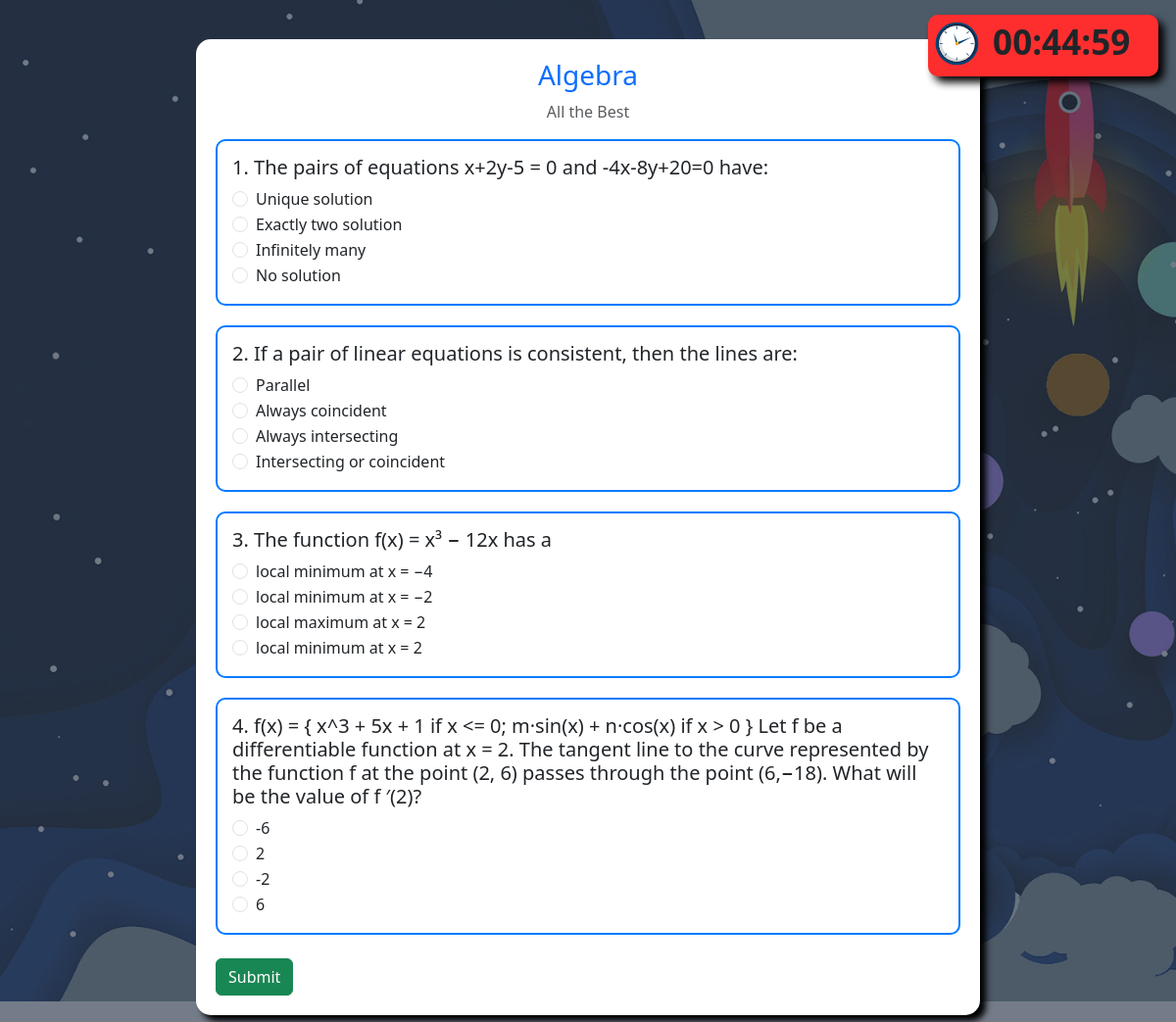
Page /user/start_quiz/2 (signed in) on the committed database.
### models/models.py (models this page shows)
class Quiz(db.Model):
    id = db.Column(db.Integer, primary_key=True)
    name = db.Column(db.String(100), nullable=False)
    chapter_id = db.Column(db.Integer, db.ForeignKey('chapter.id'), nullable=False)
    chapter_name = db.Column(db.String(100), nullable=True)
    subject_name = db.Column(db.String(100), nullable=False)
    date_of_quiz = db.Column(db.DateTime, default=datetime.utcnow)
    time_duration = db.Column(db.String(10))  # Format: HH:MM
    remarks = db.Column(db.Text, nullable=True)
    total_ques = db.Column(db.Integer, nullable=True)
    total_marks = db.Column(db.Integer, nullable=True, default=0)

class Question(db.Model):
    id = db.Column(db.Integer, primary_key=True)
    quiz_id = db.Column(db.Integer, db.ForeignKey('quiz.id'), nullable=False)
    chapter_id = db.Column(db.Integer,nullable=False)
    marks = db.Column(db.Integer, nullable=False)
    question_statement = db.Column(db.Text, nullable=False)
    option1 = db.Column(db.String(200), nullable=False)
    option2 = db.Column(db.String(200), nullable=False)
    option3 = db.Column(db.String(200), nullable=False)
    option4 = db.Column(db.String(200), nullable=False)
    correct_option = db.Column(db.Integer, nullable=False)  # Stores the correct option (1, 2, 3, or 4)

### controllers/user.py (the view, shortened to what this page needs)
@user_bp.route('/start_quiz/<int:quiz_id>', methods=['GET', 'POST'])
@login_required
def start_quiz(quiz_id):
    if 'user_id' not in session:
        return redirect(url_for('user.login'))
    quiz = Quiz.query.get_or_404(quiz_id)
    questions = Question.query.filter_by(quiz_id=quiz_id).order_by(Question.id).all()
    user_id = session['user_id']
    existing_score = Score.query.filter_by(quiz_id=quiz.id, user_id=user_id).first()
    return render_template('user/start_quiz.html', quiz=quiz, questions=questions)

### controllers/auth.py (called while the page is built)
@login_manager.user_loader
def load_user(user_id):
    return User.query.get(int(user_id))

### templates/user/start_quiz.html (shortened to what this page needs)
<!DOCTYPE html>
<html lang="en">
<head>
    <link href="https://cdn.jsdelivr.net/npm/bootstrap@5.3.0/dist/css/bootstrap.min.css" rel="stylesheet">
</head>
<body>
    <div class="timer-box">
        <img class ="mb-1" src="{{ url_for('static', filename='img/clock.svg') }}" alt="Clock Icon" width="55">
        <span id="timer"> 00:00:00</span>
    </div>
    <div class="quiz-container">
        <h3 class="text-center text-primary">{{ quiz.chapter_name }}</h3>
        <p class="text-center text-muted">{{ quiz.remarks }}</p>
        <form id="quiz-form" action="{{ url_for('user.start_quiz', quiz_id=quiz.id) }}" method="POST">
            {% for question in questions %}
                <div class="question-box">
                    <h5>{{ loop.index }}. {{ question.question_statement }}</h5>
                    {% for option_num in range(1, 5) %}
                        <div class="form-check">
                            <input class="form-check-input" type="radio" name="{{ question.id }}" id="option{{ question.id }}_{{ option_num }}" value="{{ option_num }}" required>
                            <label class="form-check-label" for="option{{ question.id }}_{{ option_num }}">
                                {{ question['option' + option_num|string] }}
                            </label>
                        </div>
                    {% endfor %}
                </div>
            {% endfor %}
            <div class="d-flex mt-4">
                <button type="submit" class="btn btn-success">Submit</button>
            </div>
        </form>
    </div>
</body>
</html>

### rows in the picture
Quiz: chapter_name "Algebra", remarks "All the Best"
Question: question_statement "The pairs of equations x+2y-5 = 0 and -4x-8y+20=0 have:", option1 "Unique solution" "Exactly two solution" "Infinitely many" "No solution"
Question: question_statement "If a pair of linear equations is consistent, then the lines are:", option1 "Parallel" "Always coincident" "Always intersecting" "Intersecting or coincident"
Question: question_statement "The function f(x) = x³ − 12x has a", option1 "local minimum at x = −4" "local minimum at x = −2" "local maximum at x = 2" "local minimum at x = 2"
Question: question_statement "f(x) = { x^3 + 5x + 1 if x <= 0; m·sin(x) + n·cos(x) if x > 0 } Let f be a differentiable function at x = 2. The tangent line to the curve represented by the function f at the point (2, 6) passes through the point (6,−18). What will be the value of f ′(2)?", option1 "-6" "2" "-2" "6"
